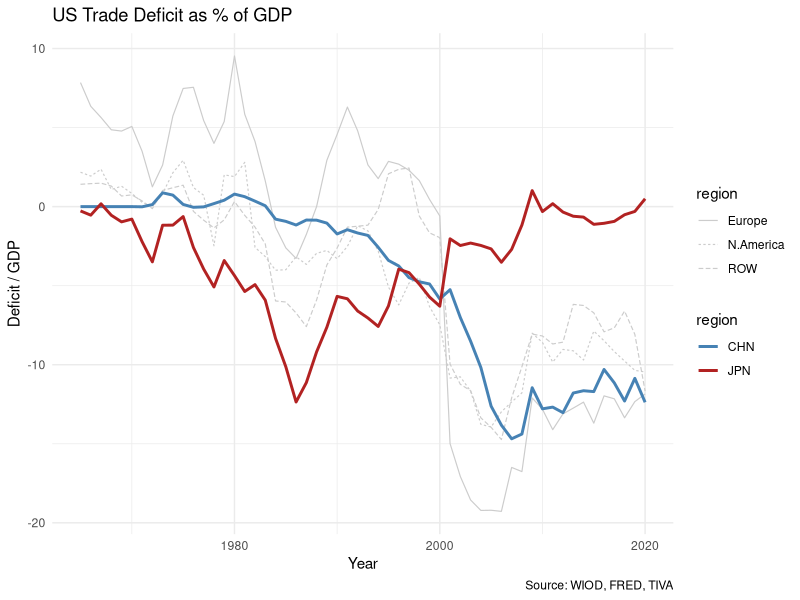

The R script that drew this image:
## ---- chunk 1
#| include: false
library(data.table)
library(ggplot2)
library(ggpubr)
library(scales)
## ---- chunk 2
df <- fread("../data/06 geopolitics/us_deficit.csv")

# split data: Japan & China vs others
df_jp_cn  <- df[(source!="tiva"|year>2000)
                &region %in% c("JPN", "CHN")]
df_others <- df[(source!="tiva"|year>2000)
                &!region %in% c("JPN", "CHN")]

ggplot() +
  # all other regions in grey
  geom_line(
    data = df_others,
    aes(x = year, y = deficit_gdp, group = region, linetype = region),
    color = "grey80", linewidth = 0.4
  ) +
  # Japan & China with distinct colors
  geom_line(
    data = df_jp_cn,
    aes(x = year, y = deficit_gdp, color = region),
    linewidth = 1
  ) +
  scale_color_manual(
    values = c(JPN = "firebrick", CHN = "steelblue"),
    name = "region"
  ) +
  labs(
    x = "Year",
    y = "Deficit / GDP",
    title = "US Trade Deficit as % of GDP",
    caption = "Source: WIOD, FRED, TIVA"
  ) +
  theme_minimal()
